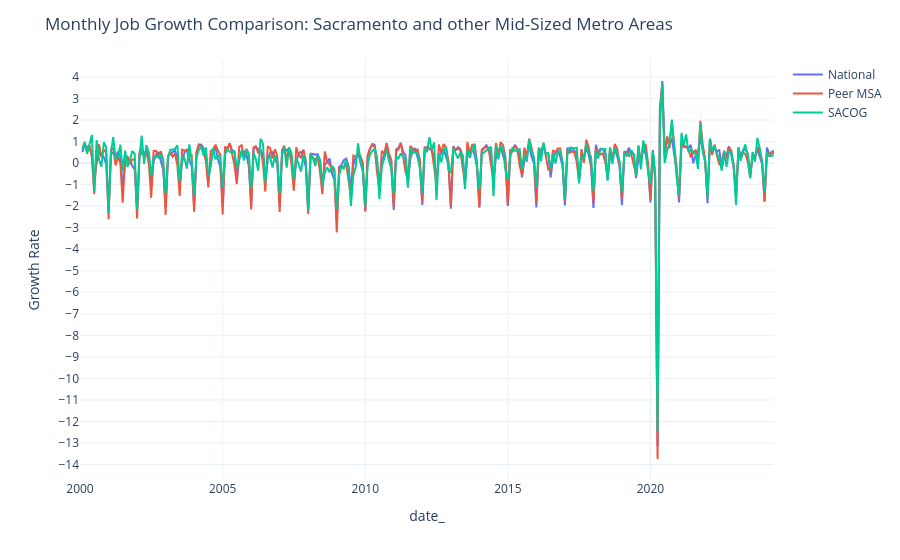

Notebook code for this chart:
### Code cell
fig = px.line(df_plot, x = 'date_', y = 'Growth Rate', color = 'Groups', template = 'plotly_white')

fig.update_yaxes(tick0=0, dtick=1)
fig.update_layout(legend_title=None, title='Monthly Job Growth Comparison: Sacramento and other Mid-Sized Metro Areas')

fig.show()

### Figure 1 — Plotly figure (JSON) as saved in the notebook; plotly's stock layout.template omitted (floating-point values rounded to 4 significant figures; data arrays with more than 128 entries replaced by an {"elided": "..."} marker saying what was removed)
{"data": [{"hovertemplate": "Groups=National<br>date_=%{x}<br>Growth Rate=%{y}<extra></extra>", "legendgroup": "National", "line": {"color": "#636efa", "dash": "solid"}, "marker": {"symbol": "circle"}, "mode": "lines", "name": "National", "orientation": "v", "showlegend": true, "type": "scatter", "x": {"elided": "293 str values"}, "xaxis": "x", "y": {"elided": "293 float values"}, "yaxis": "y"}, {"hovertemplate": "Groups=Peer MSA<br>date_=%{x}<br>Growth Rate=%{y}<extra></extra>", "legendgroup": "Peer MSA", "line": {"color": "#EF553B", "dash": "solid"}, "marker": {"symbol": "circle"}, "mode": "lines", "name": "Peer MSA", "orientation": "v", "showlegend": true, "type": "scatter", "x": {"elided": "293 str values"}, "xaxis": "x", "y": {"elided": "293 float values"}, "yaxis": "y"}, {"hovertemplate": "Groups=SACOG<br>date_=%{x}<br>Growth Rate=%{y}<extra></extra>", "legendgroup": "SACOG", "line": {"color": "#00cc96", "dash": "solid"}, "marker": {"symbol": "circle"}, "mode": "lines", "name": "SACOG", "orientation": "v", "showlegend": true, "type": "scatter", "x": {"elided": "293 str values"}, "xaxis": "x", "y": {"elided": "293 float values"}, "yaxis": "y"}], "layout": {"legend": {"title": {}, "tracegroupgap": 0}, "margin": {"t": 60}, "title": {"text": "Monthly Job Growth Comparison: Sacramento and other Mid-Sized Metro Areas"}, "xaxis": {"anchor": "y", "domain": [0, 1], "title": {"text": "date_"}}, "yaxis": {"anchor": "x", "domain": [0, 1], "dtick": 1, "tick0": 0, "title": {"text": "Growth Rate"}}}}
